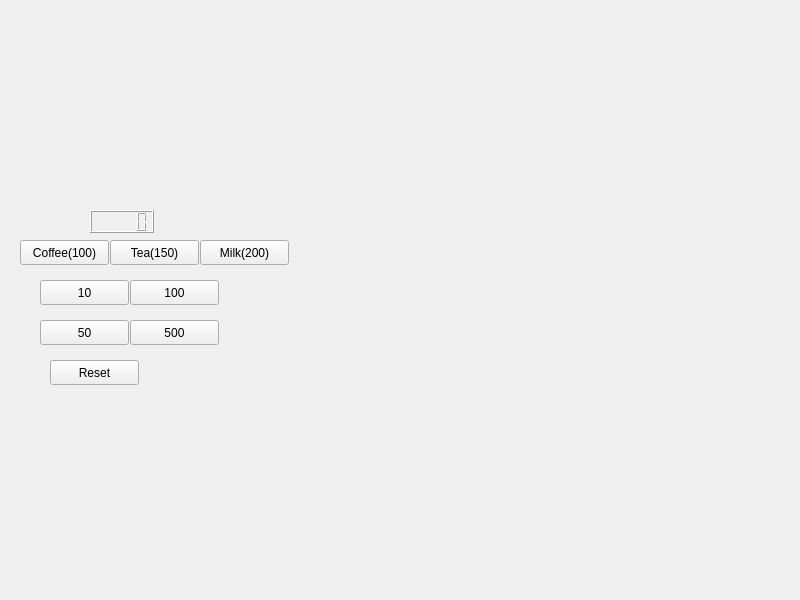
<?xml version="1.0" encoding="UTF-8"?>
<ui version="4.0">
 <class>Widget</class>
 <widget class="QWidget" name="Widget">
  <property name="geometry">
   <rect>
    <x>0</x>
    <y>0</y>
    <width>800</width>
    <height>600</height>
   </rect>
  </property>
  <property name="windowTitle">
   <string>Widget</string>
  </property>
  <widget class="QLCDNumber" name="lcdNumber">
   <property name="geometry">
    <rect>
     <x>90</x>
     <y>210</y>
     <width>64</width>
     <height>23</height>
    </rect>
   </property>
  </widget>
  <widget class="QPushButton" name="pbcoin10">
   <property name="geometry">
    <rect>
     <x>40</x>
     <y>280</y>
     <width>89</width>
     <height>25</height>
    </rect>
   </property>
   <property name="text">
    <string>10</string>
   </property>
  </widget>
  <widget class="QPushButton" name="pbcoin50">
   <property name="geometry">
    <rect>
     <x>40</x>
     <y>320</y>
     <width>89</width>
     <height>25</height>
    </rect>
   </property>
   <property name="text">
    <string>50</string>
   </property>
  </widget>
  <widget class="QPushButton" name="pbcoin100">
   <property name="geometry">
    <rect>
     <x>130</x>
     <y>280</y>
     <width>89</width>
     <height>25</height>
    </rect>
   </property>
   <property name="text">
    <string>100</string>
   </property>
  </widget>
  <widget class="QPushButton" name="pbcoin500">
   <property name="geometry">
    <rect>
     <x>130</x>
     <y>320</y>
     <width>89</width>
     <height>25</height>
    </rect>
   </property>
   <property name="text">
    <string>500</string>
   </property>
  </widget>
  <widget class="QPushButton" name="Coffee">
   <property name="geometry">
    <rect>
     <x>20</x>
     <y>240</y>
     <width>89</width>
     <height>25</height>
    </rect>
   </property>
   <property name="text">
    <string>Coffee(100)</string>
   </property>
  </widget>
  <widget class="QPushButton" name="Tea">
   <property name="geometry">
    <rect>
     <x>110</x>
     <y>240</y>
     <width>89</width>
     <height>25</height>
    </rect>
   </property>
   <property name="text">
    <string>Tea(150)</string>
   </property>
  </widget>
  <widget class="QPushButton" name="Milk">
   <property name="geometry">
    <rect>
     <x>200</x>
     <y>240</y>
     <width>89</width>
     <height>25</height>
    </rect>
   </property>
   <property name="text">
    <string>Milk(200)</string>
   </property>
  </widget>
  <widget class="QPushButton" name="Reset">
   <property name="geometry">
    <rect>
     <x>50</x>
     <y>360</y>
     <width>89</width>
     <height>25</height>
    </rect>
   </property>
   <property name="text">
    <string>Reset</string>
   </property>
  </widget>
 </widget>
 <resources/>
 <connections/>
</ui>
